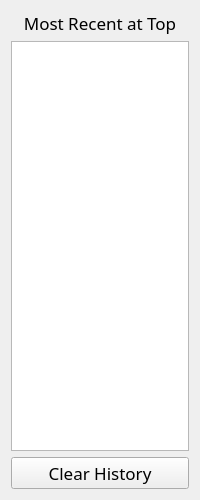
<?xml version="1.0" encoding="UTF-8"?>
<ui version="4.0">
 <class>errorhistorydlg</class>
 <widget class="QWidget" name="errorhistorydlg">
  <property name="geometry">
   <rect>
    <x>0</x>
    <y>0</y>
    <width>200</width>
    <height>500</height>
   </rect>
  </property>
  <property name="minimumSize">
   <size>
    <width>200</width>
    <height>500</height>
   </size>
  </property>
  <property name="font">
   <font>
    <family>.SF NS</family>
    <pointsize>13</pointsize>
   </font>
  </property>
  <property name="windowTitle">
   <string>Device Errors</string>
  </property>
  <layout class="QVBoxLayout" name="verticalLayout">
   <item>
    <widget class="QLabel" name="mostRecentLabel">
     <property name="text">
      <string>Most Recent at Top</string>
     </property>
     <property name="alignment">
      <set>Qt::AlignCenter</set>
     </property>
    </widget>
   </item>
   <item>
    <widget class="QListWidget" name="errorListWidget"/>
   </item>
   <item>
    <widget class="QPushButton" name="clearHistoryButton">
     <property name="text">
      <string>Clear History</string>
     </property>
    </widget>
   </item>
  </layout>
 </widget>
 <layoutdefault spacing="6" margin="11"/>
 <resources/>
 <connections/>
</ui>
